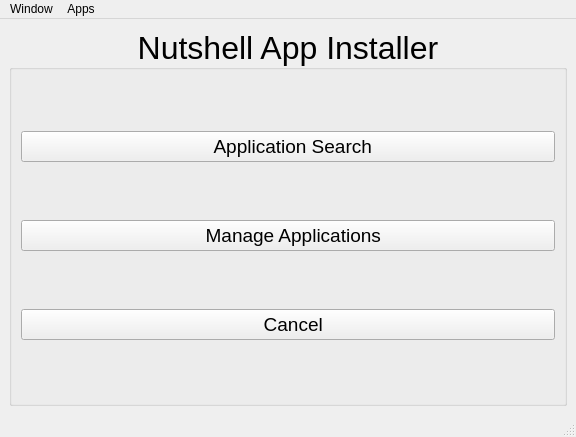
<?xml version="1.0" encoding="UTF-8"?>
<ui version="4.0">
 <class>mw_Main</class>
 <widget class="QMainWindow" name="mw_Main">
  <property name="geometry">
   <rect>
    <x>0</x>
    <y>0</y>
    <width>576</width>
    <height>437</height>
   </rect>
  </property>
  <property name="windowTitle">
   <string>Nutshell App Installer</string>
  </property>
  <property name="windowIcon">
   <iconset resource="../Icons/Icons.qrc">
    <normaloff>:/Logo/logo.png</normaloff>:/Logo/logo.png</iconset>
  </property>
  <widget class="QWidget" name="centralwidget">
   <layout class="QGridLayout" name="gridLayout">
    <item row="0" column="0">
     <widget class="QGroupBox" name="groupBox">
      <property name="font">
       <font>
        <pointsize>24</pointsize>
       </font>
      </property>
      <property name="title">
       <string>Nutshell App Installer</string>
      </property>
      <property name="alignment">
       <set>Qt::AlignCenter</set>
      </property>
      <layout class="QVBoxLayout" name="verticalLayout">
       <item>
        <widget class="QPushButton" name="pb_appSearch">
         <property name="font">
          <font>
           <pointsize>14</pointsize>
          </font>
         </property>
         <property name="text">
          <string>  Application Search</string>
         </property>
         <property name="icon">
          <iconset resource="../Icons/Icons.qrc">
           <normaloff>:/Buttons/search.png</normaloff>:/Buttons/search.png</iconset>
         </property>
        </widget>
       </item>
       <item>
        <widget class="QPushButton" name="pb_manageApps">
         <property name="font">
          <font>
           <pointsize>14</pointsize>
          </font>
         </property>
         <property name="text">
          <string>  Manage Applications</string>
         </property>
         <property name="icon">
          <iconset resource="../Icons/Icons.qrc">
           <normaloff>:/Buttons/settings.png</normaloff>:/Buttons/settings.png</iconset>
         </property>
        </widget>
       </item>
       <item>
        <widget class="QPushButton" name="pb_cancel">
         <property name="font">
          <font>
           <pointsize>14</pointsize>
          </font>
         </property>
         <property name="text">
          <string>  Cancel</string>
         </property>
         <property name="icon">
          <iconset resource="../Icons/Icons.qrc">
           <normaloff>:/Buttons/close.png</normaloff>:/Buttons/close.png</iconset>
         </property>
        </widget>
       </item>
      </layout>
     </widget>
    </item>
   </layout>
  </widget>
  <widget class="QMenuBar" name="menubar">
   <property name="geometry">
    <rect>
     <x>0</x>
     <y>0</y>
     <width>576</width>
     <height>22</height>
    </rect>
   </property>
   <widget class="QMenu" name="menuWindow">
    <property name="title">
     <string>Window</string>
    </property>
    <addaction name="action_close"/>
   </widget>
   <widget class="QMenu" name="menuApps">
    <property name="title">
     <string>Apps</string>
    </property>
    <addaction name="action_add"/>
    <addaction name="action_manage"/>
   </widget>
   <addaction name="menuWindow"/>
   <addaction name="menuApps"/>
  </widget>
  <widget class="QStatusBar" name="statusbar"/>
  <action name="action_close">
   <property name="checkable">
    <bool>false</bool>
   </property>
   <property name="icon">
    <iconset resource="../Icons/Icons.qrc">
     <normaloff>:/Buttons/close.png</normaloff>:/Buttons/close.png</iconset>
   </property>
   <property name="text">
    <string>Close</string>
   </property>
  </action>
  <action name="action_add">
   <property name="icon">
    <iconset resource="../Icons/Icons.qrc">
     <normaloff>:/Buttons/search.png</normaloff>:/Buttons/search.png</iconset>
   </property>
   <property name="text">
    <string>Search...</string>
   </property>
  </action>
  <action name="action_manage">
   <property name="icon">
    <iconset resource="../Icons/Icons.qrc">
     <normaloff>:/Buttons/settings.png</normaloff>:/Buttons/settings.png</iconset>
   </property>
   <property name="text">
    <string>Manage...</string>
   </property>
  </action>
 </widget>
 <resources>
  <include location="../Icons/Icons.qrc"/>
 </resources>
 <connections/>
</ui>
